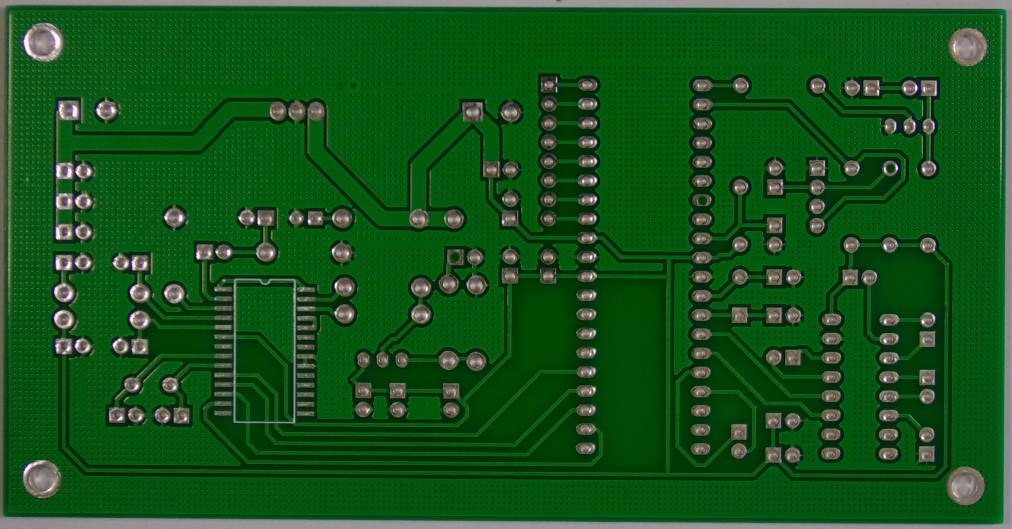
#> input picture dataset/images/train/01_missing_hole_03.jpg, 3034 x 1586 px (shown at 1/3 size); its folder holds only this picture in this run
$ python create_conveyor_video.py
#> lines starting #> are read from the running program, lines starting #| are printed output that depends on the picture
#> in main, img is the input picture: shape (1586, 3034, 3); mean B, G, R 27.3, 83.6, 20.8
"""
Tao video gia lap bang chuyen PCB tu anh trong dataset.
Moi anh se "di chuyen" ngang qua khung hinh nhu PCB tren bang chuyen that.

Chay: python pcb_edge_vision/create_conveyor_video.py
Output: dataset/pcb_conveyor_simulation_v2.mp4
"""

import cv2
import numpy as np
import os
import random
import glob

# ==========================================
# CAU HINH
# ==========================================
IMAGE_DIR    = "dataset/images/train"    # Thu muc chua anh dataset
OUTPUT_VIDEO = "dataset/pcb_conveyor_simulation_v2.mp4"
VIDEO_W, VIDEO_H = 1280, 720             # Do phan giai video xuat ra
FPS          = 30
BELT_COLOR   = (30, 30, 30)             # Mau nen bang chuyen (xam dam)
BELT_SPEED   = 8                         # Pixel/frame PCB di chuyen sang phai
PCB_SCALE    = 0.5                       # Ti le thu nho anh PCB vao khung hinh
GAP_FRAMES   = 60                        # So frame trong giua 2 PCB (khong co gi)
NOISE_LEVEL  = 8                         # Muc nhieu nen (0 = khong nhieu)


def add_belt_texture(frame):
    """Them van bang chuyen: duong ke ngang nhu bang tai cao su."""
    h, w = frame.shape[:2]
    for y in range(0, h, 30):
        cv2.line(frame, (0, y), (w, y), (40, 40, 40), 1)
    return frame


def add_noise(frame, level=8):
    """Them nhieu Gaussian nhe de gia lap cam bien camera."""
    if level == 0:
        return frame
    noise = np.random.randint(-level, level, frame.shape, dtype=np.int16)
    noisy = np.clip(frame.astype(np.int16) + noise, 0, 255).astype(np.uint8)
    return noisy


def resize_pcb(img, target_h):
    """Thu nho anh PCB sao cho chieu cao = target_h, giu ty le."""
#> called with target_h = 360
    h, w = img.shape[:2]
#> h = 1586; w = 3034
    ratio = target_h / h
#> ratio = 0.227
    new_w = int(w * ratio)
#> new_w = 688
    return cv2.resize(img, (new_w, target_h))
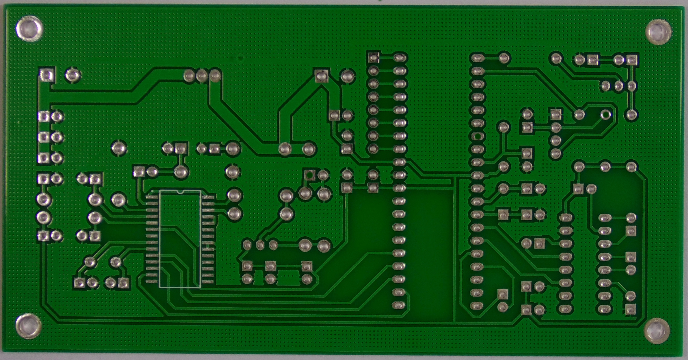
#> returned value: shape (360, 688, 3); mean of channels 0, 1, 2 27.2, 83.4, 20.7; drawn as B, G, R


def main():
    # 1. Lay danh sach anh
    patterns = [
        os.path.join(IMAGE_DIR, "*.jpg"),
        os.path.join(IMAGE_DIR, "*.jpeg"),
        os.path.join(IMAGE_DIR, "*.png"),
    ]
    image_paths = []
    for p in patterns:
        image_paths.extend(glob.glob(p))

    if not image_paths:
        print(f"[LOI] Khong tim thay anh trong '{IMAGE_DIR}'")
        print("      Hay sua IMAGE_DIR cho dung voi thu muc dataset cua ban.")
        return

    random.shuffle(image_paths)
    print(f"[INFO] Tim thay {len(image_paths)} anh -> bat dau tao video...")

    # 2. Khoi tao VideoWriter
    os.makedirs(os.path.dirname(OUTPUT_VIDEO), exist_ok=True)
    fourcc = cv2.VideoWriter_fourcc(*'mp4v')
    writer = cv2.VideoWriter(OUTPUT_VIDEO, fourcc, FPS, (VIDEO_W, VIDEO_H))

    pcb_h = int(VIDEO_H * PCB_SCALE)     # Chieu cao PCB tren video

    total_frames = 0

    for idx, img_path in enumerate(image_paths):
        img = cv2.imread(img_path)
        if img is None:
            continue

        # Thu nho PCB
        pcb = resize_pcb(img, pcb_h)
        pcb_w = pcb.shape[1]
#> pcb_w = 688

        # Vi tri Y de can giua theo chieu doc
        y_offset = (VIDEO_H - pcb_h) // 2

        # PCB bat dau tu ben phai, di chuyen sang trai (giong bang chuyen that)
        # x_start: PCB o ngoai man hinh ben phai
        # x_end:   PCB ra khoi man hinh ben trai
        x_start = VIDEO_W + 10
        x_end   = -pcb_w - 10
#> x_end = -698

        x = x_start
        while x > x_end:
            # --- Tao khung nen bang chuyen ---
            frame = np.full((VIDEO_H, VIDEO_W, 3), BELT_COLOR, dtype=np.uint8)
            add_belt_texture(frame)

            # --- Dan PCB len bang chuyen ---
            # Clip vung hien thi (PCB co the bi cat khi o ria man hinh)
            src_x1 = max(0, -x)
            src_x2 = min(pcb_w, VIDEO_W - x)
            dst_x1 = max(0, x)
            dst_x2 = min(VIDEO_W, x + pcb_w)

            if src_x1 < src_x2 and dst_x1 < dst_x2:
                frame[y_offset:y_offset+pcb_h, dst_x1:dst_x2] = pcb[:, src_x1:src_x2]

            # --- Them nhieu ---
            frame = add_noise(frame, NOISE_LEVEL)

            writer.write(frame)
            total_frames += 1
            x -= BELT_SPEED
#> this loop made 249 passes
#> pass 3, in add_noise (call 3), `noisy = np.clip(frame.astype(np.int16) + noise, 0, 255).astype(np.uint8)`:
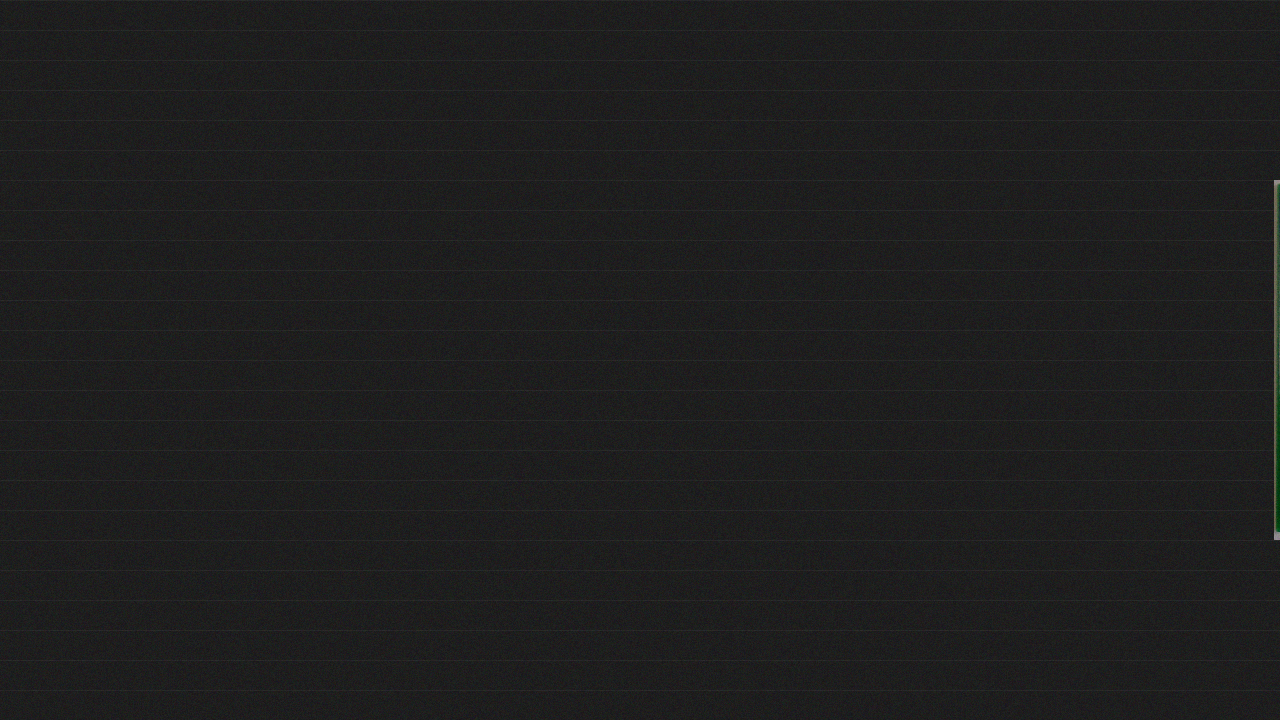
#> noisy: shape (720, 1280, 3); mean of channels 0, 1, 2 29.9, 30, 29.9; drawn as B, G, R
#> after the loop, total_frames = 249; x = -702

        # --- Khung trong giua 2 PCB ---
        for _ in range(GAP_FRAMES):
            frame = np.full((VIDEO_H, VIDEO_W, 3), BELT_COLOR, dtype=np.uint8)
            add_belt_texture(frame)
            frame = add_noise(frame, NOISE_LEVEL)
            writer.write(frame)
            total_frames += 1

        print(f"  [{idx+1}/{len(image_paths)}] {os.path.basename(img_path)}")

    writer.release()
    duration = total_frames / FPS
    print(f"\n[XONG] Video da luu: {OUTPUT_VIDEO}")
    print(f"       {total_frames} frames | {duration:.1f} giay | {FPS} FPS")
#|        309 frames | 10.3 giay | 30 FPS
    print(f"       Cap nhat settings.yaml -> source: \"{OUTPUT_VIDEO}\"")


if __name__ == "__main__":
    main()
